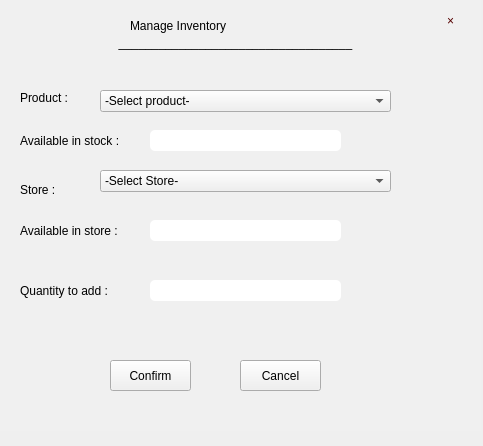
<?xml version="1.0" encoding="UTF-8"?>
<ui version="4.0">
 <class>Dialog</class>
 <widget class="QDialog" name="Dialog">
  <property name="geometry">
   <rect>
    <x>0</x>
    <y>0</y>
    <width>483</width>
    <height>446</height>
   </rect>
  </property>
  <property name="windowTitle">
   <string>Dialog</string>
  </property>
  <widget class="QWidget" name="AddInvform" native="true">
   <property name="geometry">
    <rect>
     <x>0</x>
     <y>0</y>
     <width>481</width>
     <height>431</height>
    </rect>
   </property>
   <property name="styleSheet">
    <string notr="true">background-color: rgb(240, 240, 240);</string>
   </property>
   <widget class="QToolButton" name="Close">
    <property name="geometry">
     <rect>
      <x>430</x>
      <y>10</y>
      <width>41</width>
      <height>21</height>
     </rect>
    </property>
    <property name="styleSheet">
     <string notr="true">color: rgb(85, 0, 0);
border: none;
font: 18pt &quot;Maiandra GD&quot;;
</string>
    </property>
    <property name="text">
     <string>×</string>
    </property>
   </widget>
   <widget class="QLabel" name="label_14">
    <property name="geometry">
     <rect>
      <x>130</x>
      <y>10</y>
      <width>201</width>
      <height>31</height>
     </rect>
    </property>
    <property name="styleSheet">
     <string notr="true">font: 18pt &quot;Maiandra GD&quot;;</string>
    </property>
    <property name="text">
     <string>Manage Inventory</string>
    </property>
   </widget>
   <widget class="QLabel" name="label_16">
    <property name="geometry">
     <rect>
      <x>20</x>
      <y>90</y>
      <width>61</width>
      <height>16</height>
     </rect>
    </property>
    <property name="styleSheet">
     <string notr="true">font: 11pt &quot;Maiandra GD&quot;;</string>
    </property>
    <property name="text">
     <string>Product :</string>
    </property>
   </widget>
   <widget class="QLabel" name="label_17">
    <property name="geometry">
     <rect>
      <x>20</x>
      <y>180</y>
      <width>51</width>
      <height>20</height>
     </rect>
    </property>
    <property name="styleSheet">
     <string notr="true">font: 11pt &quot;Maiandra GD&quot;;</string>
    </property>
    <property name="text">
     <string>Store :</string>
    </property>
   </widget>
   <widget class="QLabel" name="label_18">
    <property name="geometry">
     <rect>
      <x>20</x>
      <y>220</y>
      <width>121</width>
      <height>21</height>
     </rect>
    </property>
    <property name="styleSheet">
     <string notr="true">font: 11pt &quot;Maiandra GD&quot;;</string>
    </property>
    <property name="text">
     <string>Available in store :</string>
    </property>
   </widget>
   <widget class="QToolButton" name="Cancel">
    <property name="geometry">
     <rect>
      <x>240</x>
      <y>360</y>
      <width>81</width>
      <height>31</height>
     </rect>
    </property>
    <property name="styleSheet">
     <string notr="true">font: 11pt &quot;Maiandra GD&quot;;</string>
    </property>
    <property name="text">
     <string>Cancel</string>
    </property>
   </widget>
   <widget class="QToolButton" name="Confirm">
    <property name="geometry">
     <rect>
      <x>110</x>
      <y>360</y>
      <width>81</width>
      <height>31</height>
     </rect>
    </property>
    <property name="styleSheet">
     <string notr="true">font: 11pt &quot;Maiandra GD&quot;;</string>
    </property>
    <property name="text">
     <string>Confirm</string>
    </property>
   </widget>
   <widget class="QLabel" name="Error">
    <property name="geometry">
     <rect>
      <x>130</x>
      <y>320</y>
      <width>181</width>
      <height>21</height>
     </rect>
    </property>
    <property name="styleSheet">
     <string notr="true">font: 10pt &quot;Maiandra GD&quot;;
color: rgb(255, 0, 0);</string>
    </property>
    <property name="text">
     <string/>
    </property>
   </widget>
   <widget class="QLabel" name="label_19">
    <property name="geometry">
     <rect>
      <x>20</x>
      <y>280</y>
      <width>121</width>
      <height>21</height>
     </rect>
    </property>
    <property name="styleSheet">
     <string notr="true">font: 11pt &quot;Maiandra GD&quot;;</string>
    </property>
    <property name="text">
     <string>Quantity to add :</string>
    </property>
   </widget>
   <widget class="QLabel" name="label_15">
    <property name="geometry">
     <rect>
      <x>10</x>
      <y>30</y>
      <width>451</width>
      <height>20</height>
     </rect>
    </property>
    <property name="styleSheet">
     <string notr="true">font: 18pt &quot;Maiandra GD&quot;;
background-color:none;</string>
    </property>
    <property name="text">
     <string>___________________________________</string>
    </property>
    <property name="alignment">
     <set>Qt::AlignBottom|Qt::AlignHCenter</set>
    </property>
   </widget>
   <widget class="QComboBox" name="ProCombo">
    <property name="geometry">
     <rect>
      <x>100</x>
      <y>90</y>
      <width>291</width>
      <height>22</height>
     </rect>
    </property>
    <property name="styleSheet">
     <string notr="true">font: 12pt &quot;Maiandra GD&quot;;</string>
    </property>
    <item>
     <property name="text">
      <string>-Select product-</string>
     </property>
    </item>
   </widget>
   <widget class="QComboBox" name="StoCombo">
    <property name="geometry">
     <rect>
      <x>100</x>
      <y>170</y>
      <width>291</width>
      <height>22</height>
     </rect>
    </property>
    <property name="styleSheet">
     <string notr="true">font: 12pt &quot;Maiandra GD&quot;;</string>
    </property>
    <item>
     <property name="text">
      <string>-Select Store-</string>
     </property>
    </item>
   </widget>
   <widget class="QLabel" name="label_20">
    <property name="geometry">
     <rect>
      <x>20</x>
      <y>130</y>
      <width>121</width>
      <height>21</height>
     </rect>
    </property>
    <property name="styleSheet">
     <string notr="true">font: 11pt &quot;Maiandra GD&quot;;</string>
    </property>
    <property name="text">
     <string>Available in stock :</string>
    </property>
   </widget>
   <widget class="QLineEdit" name="StockQty">
    <property name="geometry">
     <rect>
      <x>150</x>
      <y>130</y>
      <width>191</width>
      <height>21</height>
     </rect>
    </property>
    <property name="styleSheet">
     <string notr="true">background-color: rgb(255, 255, 255);
border-radius: 5px;
font: 12pt &quot;Maiandra GD&quot;;</string>
    </property>
    <property name="readOnly">
     <bool>true</bool>
    </property>
   </widget>
   <widget class="QLineEdit" name="StoreQty">
    <property name="geometry">
     <rect>
      <x>150</x>
      <y>220</y>
      <width>191</width>
      <height>21</height>
     </rect>
    </property>
    <property name="styleSheet">
     <string notr="true">background-color: rgb(255, 255, 255);
border-radius: 5px;
font: 12pt &quot;Maiandra GD&quot;;</string>
    </property>
    <property name="text">
     <string/>
    </property>
    <property name="readOnly">
     <bool>true</bool>
    </property>
   </widget>
   <widget class="QLineEdit" name="Qty">
    <property name="geometry">
     <rect>
      <x>150</x>
      <y>280</y>
      <width>191</width>
      <height>21</height>
     </rect>
    </property>
    <property name="styleSheet">
     <string notr="true">background-color: rgb(255, 255, 255);
border-radius: 5px;
font: 12pt &quot;Maiandra GD&quot;;</string>
    </property>
    <property name="text">
     <string/>
    </property>
    <property name="readOnly">
     <bool>false</bool>
    </property>
   </widget>
  </widget>
 </widget>
 <resources/>
 <connections/>
</ui>
